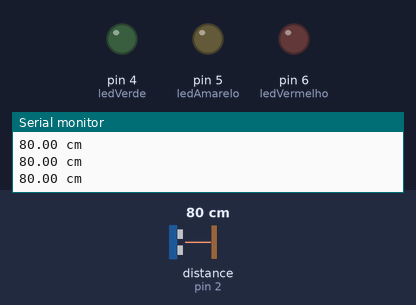
Bench run of a sketch on a simulated Arduino Uno, built with avr-gcc and run on an emulated ATmega328P. Shown: output pins drawn as LEDs (lit = HIGH), the last lines printed to the serial monitor. The test bench sets the inputs (shaded band); at power-on: distance to the obstacle (sensor on pin 2) 80 cm.

Above: at 1.3 s.
1.4 s: distance to the obstacle (sensor on pin 2) set to 34 cm
2.9 s: distance to the obstacle (sensor on pin 2) set to 29 cm
At 3.3 s:
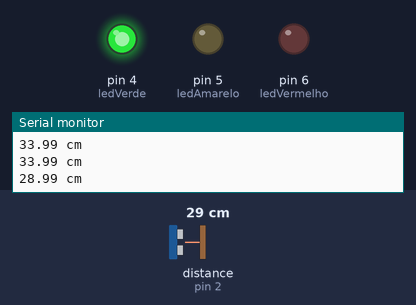
4.5 s: distance to the obstacle (sensor on pin 2) set to 2 cm
At 5.7 s:
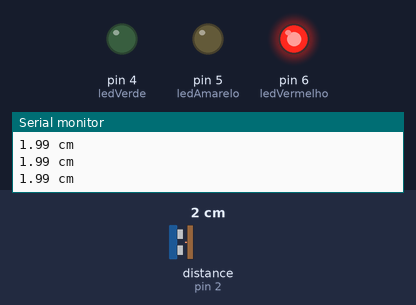
6.0 s: distance to the obstacle (sensor on pin 2) set to 8 cm
7.5 s: distance to the obstacle (sensor on pin 2) set to 11 cm
At 8.5 s:
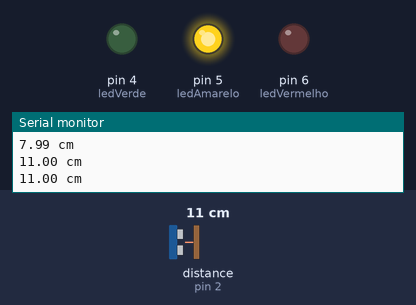
9.0 s: distance to the obstacle (sensor on pin 2) set to 4 cm
At 9.9 s:
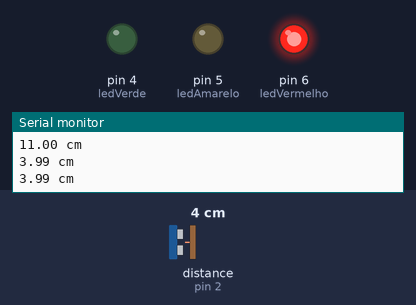
Timing chart, 0 to 11.5 s (numbered marks = the images above; inputs shaded):
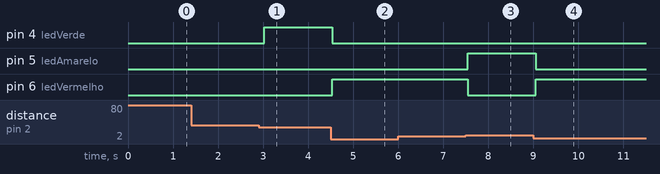

Measured:
- the behaviour switches between 31 and 30 cm on distance to the obstacle (sensor on pin 2) (found by bisection; images 0 and 1)
- the behaviour switches between 9 and 10 cm on distance to the obstacle (sensor on pin 2) (found by bisection; images 2 and 3)
- after the input at 2.9 s, pin 4 (ledVerde): LOW → HIGH after 0.13 s
- after the input at 4.5 s, pin 4 (ledVerde): HIGH → LOW at once; pin 6 (ledVermelho): LOW → HIGH at once
- after the input at 7.5 s, pin 5 (ledAmarelo): LOW → HIGH after 0.05 s; pin 6 (ledVermelho): HIGH → LOW after 0.05 s
- after the input at 9.0 s, pin 5 (ledAmarelo): HIGH → LOW after 0.05 s; pin 6 (ledVermelho): LOW → HIGH after 0.05 s

The sketch:

led_sensor_ultrassonico.ino
```cpp
//JULIOBRAUN DESENVOLVIMENTO IOT
//LED SENSOR ULTRASSONICO HC-SR04

#include "Ultrasonic.h"
Ultrasonic ultrasonic(3, 2);

const int ledVerde = 4;
const int ledAmarelo = 5;
const int ledVermelho = 6;

long microsec = 0; // variaveis de controle
float distanciaCM = 0;

void setup() {
  Serial.begin(9600); // serial monitor
  pinMode(ledVerde, OUTPUT);
  pinMode(ledAmarelo, OUTPUT);
  pinMode(ledVermelho, OUTPUT);
}

void loop() {
  //valor do sensor
  microsec = ultrasonic.timing();

  //distância em CM
  distanciaCM = ultrasonic.convert(microsec, Ultrasonic::CM);

  ledDistancia();
  Serial.print(distanciaCM);
  Serial.println(" cm");
  delay(500);
}

void ledDistancia() {

  //Desliga todos os LEDs
  digitalWrite(ledVerde, LOW);
  digitalWrite(ledAmarelo, LOW);
  digitalWrite(ledVermelho, LOW);

  //se a distancia for entre 30 cm e 20 cm
  if (distanciaCM <= 30 and distanciaCM >= 20) {
    digitalWrite(ledVerde, HIGH); //liga o LED verde
  }
  // se a distancia for 10 cm e 20 cm
  if (distanciaCM <= 20 and distanciaCM >= 10) {
    digitalWrite(ledAmarelo, HIGH); //liga LED amarelo
  }

  if (distanciaCM < 10) { // se a distancia for menor que 10 cm
    digitalWrite(ledVermelho, HIGH); // liga LED vermelho
  }
}
```
